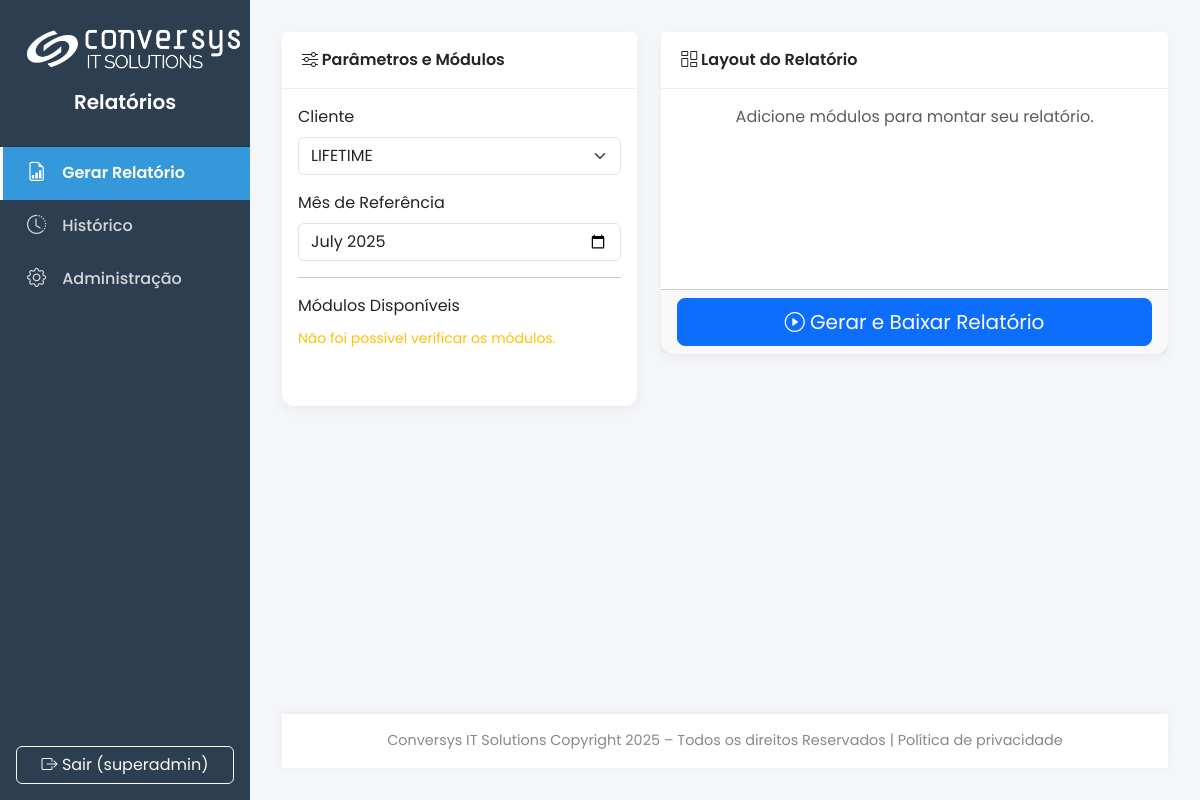
Screenshot of /gerar (signed in) with the database file from the repository.
### main.py (models this page shows, shortened)
class SystemConfig(db.Model):
    id = db.Column(db.Integer, primary_key=True)
    company_name = db.Column(db.String(100), default="Conversys IT Solutions")
    footer_text = db.Column(db.String(255), default=f"Conversys IT Solutions Copyright {dt.datetime.now().year} – Todos os direitos Reservados | Política de privacidade")
    primary_color = db.Column(db.String(7), default="#2c3e50")
    secondary_color = db.Column(db.String(7), default="#3498db")
    logo_dark_bg_path = db.Column(db.String(255), nullable=True)
    logo_light_bg_path = db.Column(db.String(255), nullable=True)
    logo_size = db.Column(db.Integer, default=50)
    login_media_path = db.Column(db.String(255), nullable=True)
    login_media_fill_mode = db.Column(db.String(10), default='cover')
    login_media_bg_color = db.Column(db.String(7), default='#2c3e50')
    report_cover_path = db.Column(db.String(255), nullable=True)
    report_final_page_path = db.Column(db.String(255), nullable=True)

class User(UserMixin, db.Model):
    id = db.Column(db.Integer, primary_key=True)
    username = db.Column(db.String(64), unique=True, nullable=False)
    password_hash = db.Column(db.String(256))
    role_id = db.Column(db.Integer, db.ForeignKey('role.id'), nullable=False)
    role = db.relationship('Role', backref='users')
    reports = db.relationship('Report', backref='author', lazy=True)
    clients = db.relationship('Client', secondary=user_client_association, lazy='subquery',
                              backref=db.backref('users', lazy=True))
    def has_role(self, role_name): return self.role.name == role_name

### main.py (the view)
@app.route('/gerar')
@login_required
def gerar_form():
    if current_user.has_role('client'):
        clients = current_user.clients
    else:
        clients = Client.query.order_by(Client.name).all()
    return render_template('gerar_form.html', title="Gerar Relatório", clients=clients)

### main.py (called while the page is built)
@login_manager.user_loader
def load_user(user_id):
    return db.session.get(User, int(user_id))

@app.before_request
def before_request_func():
    g.sys_config = SystemConfig.query.first()

def get_text_color_for_bg(hex_color):
    try:
        hex_color = hex_color.lstrip('#')
        r, g, b = tuple(int(hex_color[i:i+2], 16) for i in (0, 2, 4))
        luminance = (0.299 * r + 0.587 * g + 0.114 * b) / 255
        return '#212529' if luminance > 0.6 else '#ffffff'
    except (ValueError, TypeError):
        return '#ffffff'

### templates/gerar_form.html (shortened to what this page needs)
{% extends 'base.html' %}
{% block content %}
<div class="row">
    <div class="col-lg-5">
        <div class="card">
            <div class="card-header"><i class="bi bi-sliders"></i> Parâmetros e Módulos</div>
            <div class="card-body">
                <form id="report-form">
                    <div class="mb-3">
                        <label for="client_id" class="form-label">Cliente</label>
                        <select class="form-select" id="client_id" name="client_id" required>
                        {% if clients %}{% for client in clients %}<option value="{{ client.id }}">{{ client.name }}</option>{% endfor %}{% else %}
                        <option value="" disabled selected>Nenhum cliente cadastrado.</option>{% endif %}</select>
                    </div>
                    <div class="mb-3">
                        <label for="mes_ref" class="form-label">Mês de Referência</label>
                        <input type="month" class="form-control" id="mes_ref" name="mes_ref" required>
                    </div>
                    <hr>
                    <div class="mb-3">
                        <label class="form-label">Módulos Disponíveis</label>
                        <div id="available-modules-container" style="min-height: 3rem;">
                        </div>
                    </div>
                </form>
            </div>
        </div>
    </div>
    <div class="col-lg-7">
        <div class="card">
            <div class="card-header"><i class="bi bi-columns-gap"></i> Layout do Relatório</div>
            <div class="card-body" id="report-layout-container" style="min-height: 200px;">
                <p class="text-muted text-center" id="layout-placeholder">Adicione módulos para montar seu relatório.</p>
            </div>
            <div class="card-footer">
                <div class="d-grid">
                    <button type="button" id="submit-btn" class="btn btn-primary btn-lg">
                        <span class="btn-text"><i class="bi bi-play-circle"></i> Gerar e Baixar Relatório</span>
                    </button>
                </div>
            </div>
        </div>
    </div>
</div>
{% endblock %}

### templates/base.html (shortened to what this page needs)
<!DOCTYPE html>
<html lang="pt-BR"><head><link href="https://cdn.jsdelivr.net/npm/bootstrap@5.3.3/dist/css/bootstrap.min.css" rel="stylesheet"><link href="https://cdn.jsdelivr.net/npm/bootstrap-icons@1.11.3/font/bootstrap-icons.min.css" rel="stylesheet">
<style>
{% set sidebar_text_color = g.sys_config.primary_color | text_color_for_bg %}
:root { --primary-color: {{ g.sys_config.primary_color | default('#2c3e50') }}; --secondary-color: {{ g.sys_config.secondary_color | default('#3498db') }}; --bg-light: #f4f6f9; --sidebar-width: 250px; }
html, body { height: 100%; }
body { font-family: 'Poppins', sans-serif; background-color: var(--bg-light); display: flex; flex-direction: column; }
.wrapper { display: flex; flex-grow: 1; }
.sidebar { width: var(--sidebar-width); min-height: 100vh; background: var(--primary-color); transition: margin-left 0.3s; display: flex; flex-direction: column; flex-shrink: 0; }
#content { flex-grow: 1; padding: 2rem; display: flex; flex-direction: column; }
.main-content { flex-grow: 1; }
.sidebar-header { padding: 1.5rem; text-align: center; border-bottom: 1px solid rgba(0,0,0,0.1); }
.sidebar-header .logo { display: block; margin: 0 auto; }
.sidebar-header h5 { color: {{ sidebar_text_color }}; font-weight: 600; margin-top: 1rem; }
.sidebar .nav-link { color: {{ sidebar_text_color }}; opacity: 0.8; padding: 0.75rem 1.5rem; display: flex; align-items: center; font-weight: 500; border-left: 3px solid transparent; transition: all 0.2s ease; }
.sidebar .nav-link i { margin-right: 1rem; font-size: 1.2rem; }
.sidebar .nav-link:hover { color: {{ sidebar_text_color }}; opacity: 1; background-color: rgba(0,0,0,0.1); }
.sidebar .nav-link.active { color: #fff; opacity: 1; background-color: var(--secondary-color); border-left-color: #fff; font-weight: 600; }
.top-navbar { background-color: #fff; border-radius: 0.5rem; box-shadow: 0 2px 10px rgba(0,0,0,0.05); margin-bottom: 2rem; }
.top-navbar .nav-link { color: #555; font-weight: 500; }
.top-navbar .nav-link.active { color: var(--secondary-color); font-weight: 600; border-bottom: 2px solid var(--secondary-color); }
.card { border: none; border-radius: 0.75rem; box-shadow: 0 4px 12px rgba(0,0,0,0.05); }
.card-header { background-color: #fff; border-bottom: 1px solid #eee; font-weight: 600; padding: 1rem 1.25rem; }
.footer { text-align: center; padding: 1rem; color: #888; font-size: 0.9em; background-color: #fff; box-shadow: 0 -2px 10px rgba(0,0,0,0.05); margin-top: 2rem; }
.stat-card { color: white; border-radius: 0.75rem; padding: 1.5rem; }
.stat-card h3 { font-size: 2.5rem; font-weight: 700; }
.stat-card p { margin: 0; opacity: 0.9; }
</style></head>
<body><div class="wrapper">
<nav class="sidebar">
<div><div class="sidebar-header">
{% if g.sys_config.logo_dark_bg_path %}
    <img src="{{ url_for('uploaded_file', filename=g.sys_config.logo_dark_bg_path) }}" alt="Logo" class="logo" style="max-height: {{ g.sys_config.logo_size }}px;">
{% endif %}
<h5>{{ g.sys_config.company_name }}</h5></div>
<ul class="nav flex-column">
<li class="nav-item"><a class="nav-link {% if request.endpoint == 'gerar_form' %}active{% endif %}" href="{{ url_for('gerar_form') }}"><i class="bi bi-file-earmark-bar-graph"></i> Gerar Relatório</a></li>
<li class="nav-item"><a class="nav-link {% if request.endpoint == 'history' %}active{% endif %}" href="{{ url_for('history') }}"><i class="bi bi-clock-history"></i> Histórico</a></li>
{% if not current_user.has_role('client') %}
<li class="nav-item"><a class="nav-link {% if 'admin' in request.endpoint %}active{% endif %}" href="{{ url_for('admin_dashboard') }}"><i class="bi bi-gear"></i> Administração</a></li>
{% endif %}
</ul></div>
<div class="mt-auto p-3"><a href="{{ url_for('logout') }}" class="btn btn-outline-light w-100"><i class="bi bi-box-arrow-right"></i> Sair ({{ current_user.username }})</a></div>
</nav>
<main id="content">
<div class="main-content">
{% block content %}{% endblock %}
</div>
<footer class="footer">{{ g.sys_config.footer_text|safe }}</footer>
</main></div>
</body></html>

### rows the page displays
SystemConfig: logo_dark_bg_path (picture), sys_config.company_name "Relatórios", sys_config.footer_text "Conversys IT Solutions Copyright 2025 – Todos os direitos Reservados | Política de privacidade"
User: username "superadmin"

### other values shown
form field client_id "LIFETIME"
